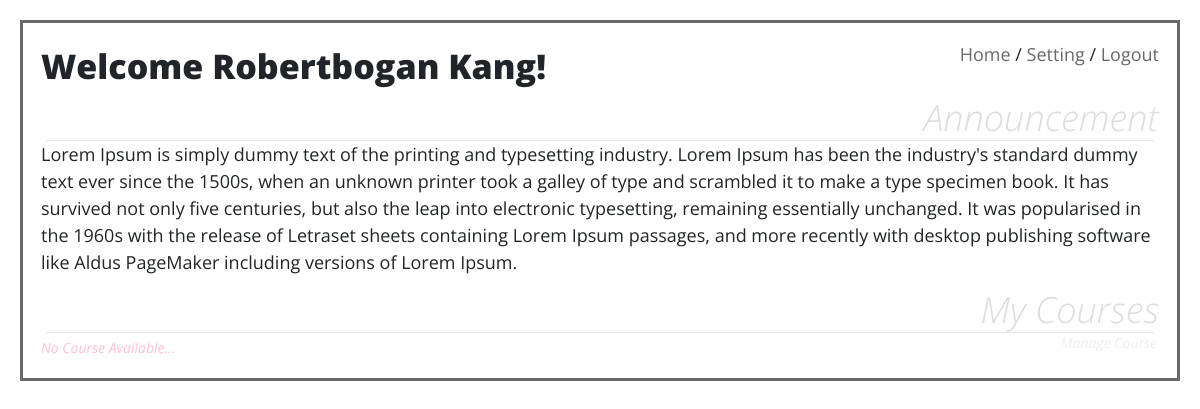
The app's page /studentClassroom/studentMain.php (signed in), older data.
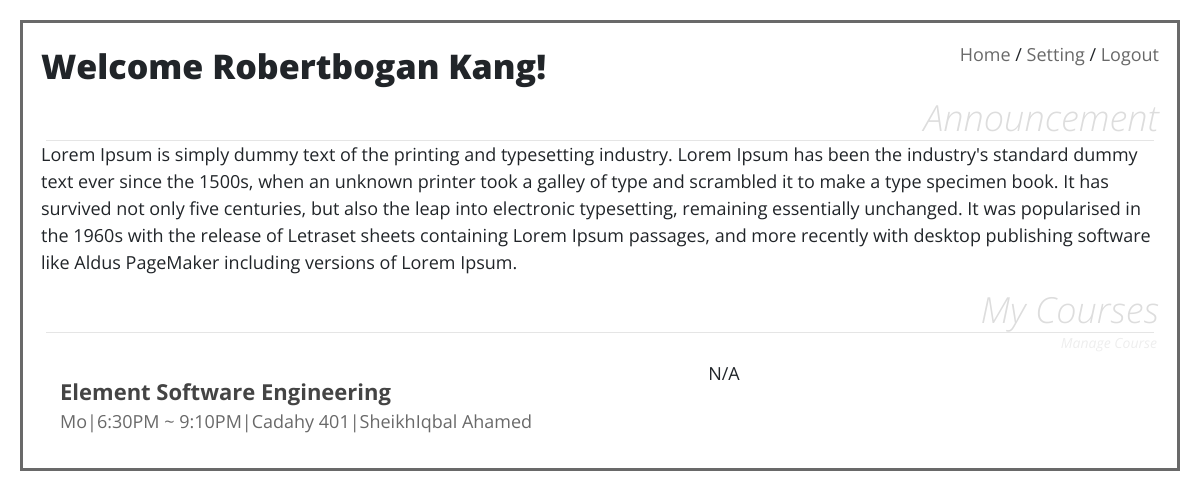
The same page, newer data.
### tables this page shows
CREATE TABLE `student` (
  `id` int(11) NOT NULL AUTO_INCREMENT,
  `username` varchar(45) NOT NULL,
  `email` varchar(45) NOT NULL,
  `password` varchar(45) NOT NULL,
  `fname` varchar(45) NOT NULL,
  `lname` varchar(45) NOT NULL,
  `phone` varchar(45) DEFAULT NULL,
  `address` varchar(256) DEFAULT NULL,
  `status` int(1) NOT NULL,
  PRIMARY KEY (`id`)
);

CREATE TABLE `stucourse` (
  `id` int(11) NOT NULL AUTO_INCREMENT,
  `student_id` int(11) NOT NULL,
  `course_id` int(11) NOT NULL,
  `semester_id` int(11) NOT NULL,
  `grade` varchar(2) NOT NULL,
  `rating` int(11) DEFAULT NULL,
  `comment` varchar(1024) DEFAULT NULL,
  PRIMARY KEY (`id`)
);

CREATE TABLE `addcourse` (
  `id` int(11) NOT NULL AUTO_INCREMENT,
  `course_id` int(11) NOT NULL DEFAULT '0',
  `semcourse_id` int(11) NOT NULL,
  `semester_id` int(11) NOT NULL,
  `cname` varchar(45) NOT NULL,
  `cdetail` varchar(1024) NOT NULL,
  `tid` int(11) NOT NULL DEFAULT '0',
  `tfname` varchar(45) NOT NULL,
  `tlname` varchar(45) NOT NULL,
  `room` varchar(45) NOT NULL,
  `week` varchar(7) NOT NULL,
  `cstart` time NOT NULL,
  `cend` time NOT NULL,
  `rating` double NOT NULL,
  `nrating` int(11) NOT NULL,
  PRIMARY KEY (`id`)
);

### src/inc/courseUtil.php (called while the page is built, shortened)
<?php
class courseUtil
{
    private function weekText($wk)
    {
        switch ($wk) {
            case 1:
                return "Mo";
        }
    }
    public function str2week($str)
    {
        $strarr = str_split($str);
        $strbuilder = "";
        for ($i = 0; $i < count($strarr); $i++) {
            $strbuilder .= $this->weekText($strarr[$i] - '0');
        }
        return $strbuilder;
    }
    public function shortenTime($time)
    {
        $stringbuilder = "";
        $arr = explode(":", $time);
        $stringbuilder .= (string)(((int)$arr[0] + 11) % 12 + 1);
        $stringbuilder .= ":";
        $stringbuilder .= $arr[1];
        if ((int)$arr[0] >= 12) {
            $stringbuilder .= "PM";
        } else {
            $stringbuilder .= "AM";
        }
        return $stringbuilder;
    }
}

### src/studentClassroom/studentMain.php (the view, shortened to what this page needs)
<?php include "studentHeader.php"; ?>
<link rel="stylesheet" href="../css/couseSearch.css">
<h1>Welcome <?php echo ucwords($pq['fname']) . " " . ucwords($pq['lname']); ?>!</h1>
<h2>Announcement</h2>
<hr class="hr">
<p>Lorem Ipsum is simply dummy text of the printing and typesetting industry. Lorem Ipsum has been the industry's
    standard dummy text ever since the 1500s, when an unknown printer took a galley of type and scrambled it to make a
    type specimen book. It has survived not only five centuries, but also the leap into electronic typesetting,
    remaining essentially unchanged. It was popularised in the 1960s with the release of Letraset sheets containing
    Lorem Ipsum passages, and more recently with desktop publishing software like Aldus PageMaker including versions of
    Lorem Ipsum.</p>
<h2>My Courses</h2>
<hr class="hr">
<a class="advance" href="manageCourse.php">Manage Course</a>
<?php
require_once "../inc/courseUtil.php";
$coursecls = new courseUtil();
try {
    $today = date("Y-m-d");
    $semester = mysqli_fetch_assoc(mysqli_query($db, "SELECT id FROM semester WHERE end > '$today' AND start<'$today'"));
    $semester = $semester['id'];
    $myID = $pq['id'];
    $myClass = mysqli_query($db, "SELECT * FROM stucourse WHERE student_id=$myID AND semester_id=$semester AND NOT (grade = 'W' OR grade = 'O')");
    if (mysqli_num_rows($myClass) > 0) {
        while ($rows = mysqli_fetch_assoc($myClass)) {
            $course_id = $rows['course_id'];
            $row = mysqli_fetch_assoc(mysqli_query($db, "SELECT * FROM addcourse WHERE course_id=$course_id AND semester_id=$semester"));
            ?>
            <br>
            <div class="container-fluid">
                <div class="row">
                    <div class="col-sm-7 csdetail">
                        <a class="course"
                           href="../errorPage/featureConstruction.php?scID=<?= $row['semcourse_id'] ?>&cID=<?= $row['course_id'] ?>">
                            <?php
                            echo $row['cname'];
                            ?>
                        </a>
                        <br>
                        <span class="coursedetail">
                                    <?php
                                    echo $coursecls->str2week($row['week']) . "|";
                                    echo $coursecls->shortenTime($row['cstart']) . " ~ " . $coursecls->shortenTime($row['cend']) . "|";
                                    echo $row['room'] . "|";
                                    echo $row['tfname'] . ' ' . $row['tlname'];
                                    echo '<br>';
                                    ?>
                                </span>
                    </div>
                    <div class="col-sm-5">
                        <span>N/A</span>
                    </div>
                </div>
            </div>
            <?
        }
    } else { ?>
        <span class="results noresult">No Course Available...</span>
        <?php
    }
} catch (Exception $e) {
    require_once "../errorPage/errorPageFunc.php";
    $cls = new errorPageFunc();
    $cls->sendErrMsg($e->getMessage());
} ?>
<?php include "studentFooter.php"; ?>

### src/studentClassroom/studentHeader.php (shortened to what this page needs)
<!DOCTYPE html>
<html lang="en">
<head>
    <link rel="stylesheet" href="../css/reset.css">
    <link rel="stylesheet" href="https://maxcdn.bootstrapcdn.com/bootstrap/4.0.0-beta.2/css/bootstrap.min.css"
>
    <link rel="stylesheet" href="../css/overall.css">
</head>
<body>
<?php
try {
    include "../inc/connect_inc.php";
    if (!isset($_SESSION['pq'])) {
        $username = $_COOKIE['username'];
        $p = mysqli_query($db, "SELECT * FROM student WHERE BINARY username ='$username';");
        $pq = mysqli_fetch_assoc($p);
    } else {
        $pq = $_SESSION['pq'];
    }
} catch (Exception $e) {
    require_once "../errorPage/errorPageFunc.php";
    $cls = new errorPageFunc();
    $cls->sendErrMsg($e->getMessage());
}
?>
<div class="panel">
    <div class="nav">
        <a href="studentMain.php">Home</a>
        / <a href="settingStudent.php?content=0">Setting</a>
        / <a href="../loginSystem/logout.php">Logout</a>
    </div>

### src/studentClassroom/studentFooter.php
</div>
</body>
</html>

### src/css/overall.css (style rules this page uses)
html, html * { font-family: 'Open Sans', sans-serif; -webkit-transition: color 1s, border 1s; -moz-transition: color 1s, border 1s; -ms-transition: color 1s, border 1s; -o-transition: color 1s, border 1s; transition: color 1s, border 1s; }
body { font-size: 18px; }
h1 { font-weight: 900; font-size: 34px; line-height: 150%; }
h2 { font-style: italic; font-weight: 100; font-size: 36px; line-height: 100%; color: #ddd; text-align: right; cursor: default; }
.panel { margin: 20px; padding: 1em; border: 3px dimgray solid; }
.nav { float: right; display: inline-block; }
p { line-height: 150%; }
a, a:visited { color: dimgray; text-decoration: none; }
hr { margin: 5px; }

### src/css/couseSearch.css (style rules this page uses)
.course { font-size: 22px; font-weight: 700; }
.course:visited, .course:link { color: #444; }
.coursedetail { color: dimgray; }
.csdetail { padding: 15px; border-left: 4px white double; max-width: 800px; display: inline-block; -webkit-transition: border .5s; -moz-transition: border .5s; -ms-transition: border .5s; -o-transition: border .5s; transition: border .5s; }
.advance, .advance:visited { font-size: 14px; font-style: italic; padding: 2px; margin: 0; border-bottom: 1px white solid; border-left: 0; border-right: 0; border-top: 1px white dashed; float: right; color: #eee; cursor: pointer; line-height: 100%; display: block; }
.hr { margin-top: -4px; margin-bottom: 0; }
.results { font-size: 14px; font-style: italic; text-align: right; color: lightgray; line-height: 100%; }
.noresult { color: pink; display: inline-block; }

Row changes from the older to the newer data that the page shows:
added stucourse: addcourse.cname "Element Software Engineering", addcourse.week "Mo", addcourse.cstart "6:30PM", addcourse.cend "9:10PM", addcourse.room "Cadahy 401", addcourse.tfname "SheikhIqbal", addcourse.tlname "Ahamed"
Text that changed along with them:
text no longer shown: "No Course Available..."
